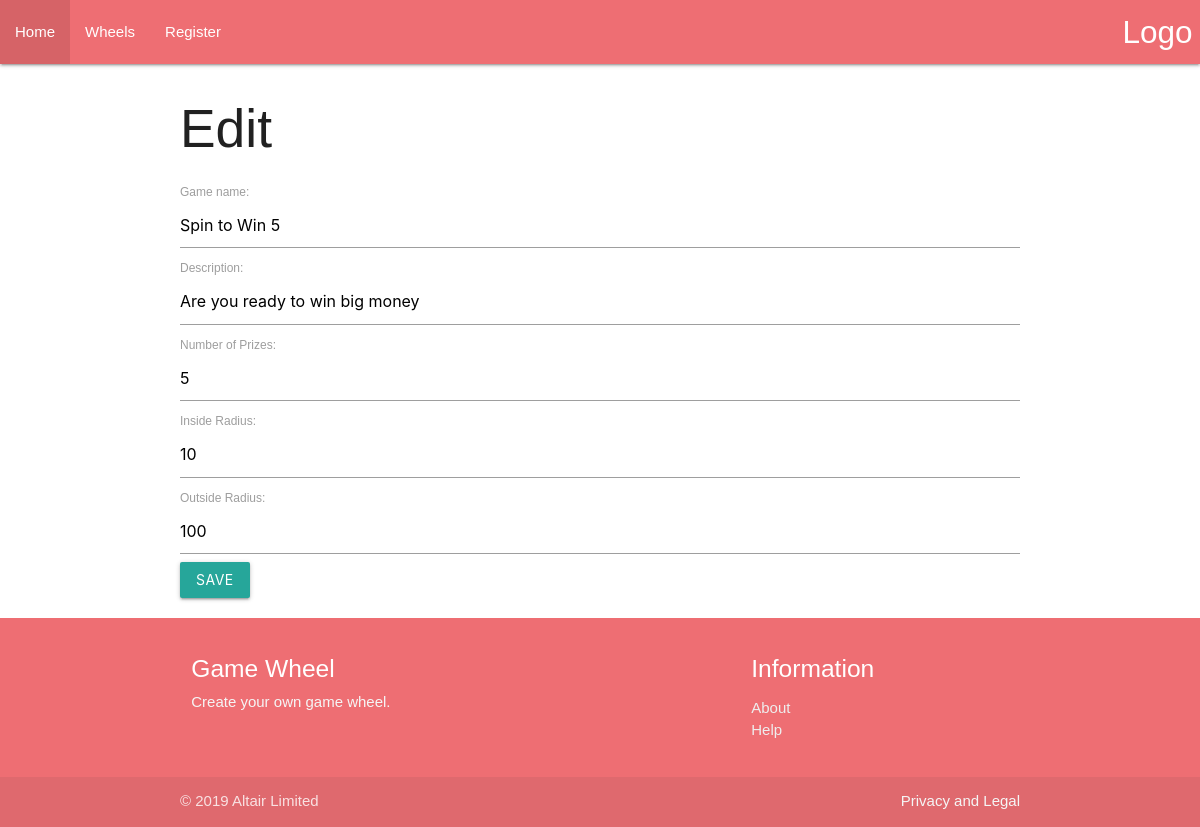
Screenshot of /wheel/edit/5/ with the database file from the repository.
### main/models.py (models this page shows, shortened)
class Wheel(models.Model):
    name = models.CharField(max_length=100, default='Wheel of Fun')
    description = models.CharField(max_length=400)
    showDescription = models.BooleanField(default=False)
    numSegments = models.IntegerField(default=6)
    innerRadius = models.IntegerField(default=25)
    outerRadius = models.IntegerField(default=125)
    fillStyle = models.CharField(max_length=200, default='text')
    textFontFamily = models.CharField(max_length=200, default='Verdana')
    textFontSize = models.IntegerField(default=24)
    textOrientation = models.CharField(max_length=10, default='vertical') # vertical, horizontal
    textAlignment = models.CharField(max_length=50, default='outer')
    animation = models.ForeignKey(Animation, null=True, on_delete=models.SET_NULL)

### main/views.py (the view)
# urls.py: path('wheel/edit/<int:pk>/',views.wheeledit, name="wheeledit"),
def wheeledit(request,pk):
    wheel = get_object_or_404(Wheel, pk=pk)
    if request.method == "POST":
        form = WheelForm(request.POST, instance=wheel)
        if form.is_valid():
            wheel = form.save()
            return redirect('main:wheeldetail', pk=wheel.pk)
    else:
        form = WheelForm(instance=wheel)
        return render(request, 'main/wheeledit_form.html', {'form':form})

### main/forms.py
class WheelForm(forms.ModelForm):
    name = forms.CharField(label='Game name', max_length=100)
    description = forms.CharField(label='Description', max_length=400)
    numSegments = forms.IntegerField(label='Number of Prizes', min_value=1, max_value=99)
    innerRadius = forms.IntegerField(label='Inside Radius', min_value=0, max_value=100)
    outerRadius = forms.IntegerField(label='Outside Radius', min_value=10, max_value=249)
    class Meta:
      model = Wheel
      fields = ('name', 'description','numSegments','innerRadius','outerRadius',)

### main/templates/main/wheeledit_form.html (shortened to what this page needs)
{% extends "main/header.html" %}
{% block content %}
<h2>Edit</h2>
<div class="row">
  <form method="POST">
    {{form.as_p}}
    <button class="btn btn-outline-info" type="submit">save</button>
  </form>
</div>
{% endblock %}

### main/static/main/css/wheel.css (style rules this page uses)
body { font-family: arial; }
h1, p { margin: 0; }

### rows the page displays
Wheel: name "Spin to Win 5", description "Are you ready to win big money", numSegments "5", innerRadius "10", outerRadius "100"
